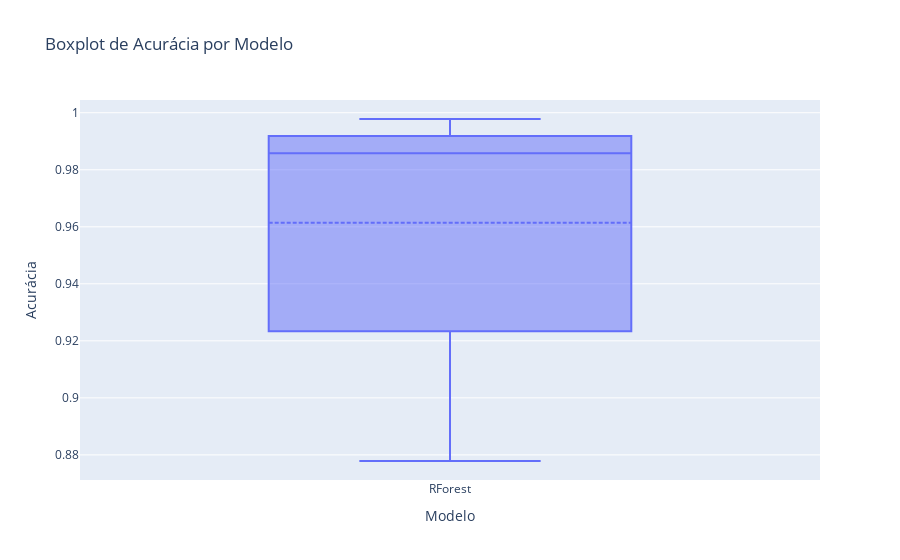
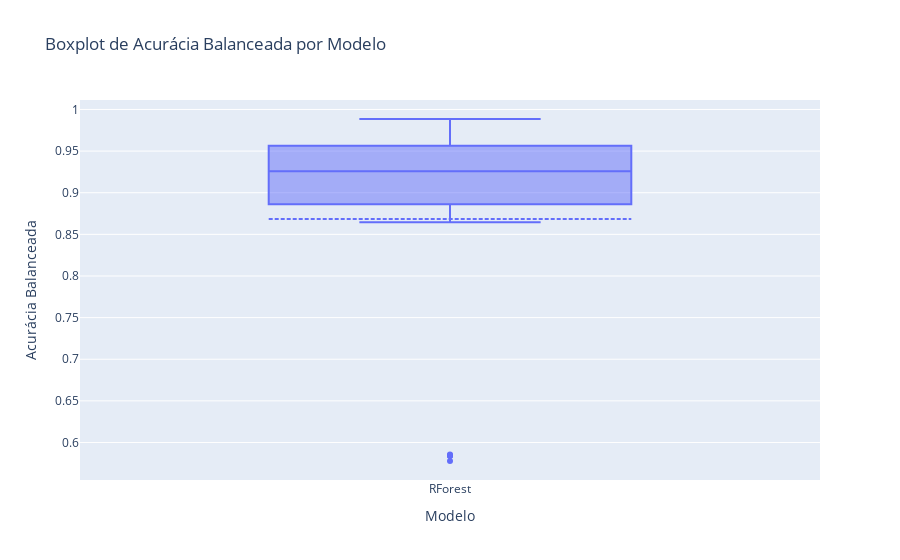
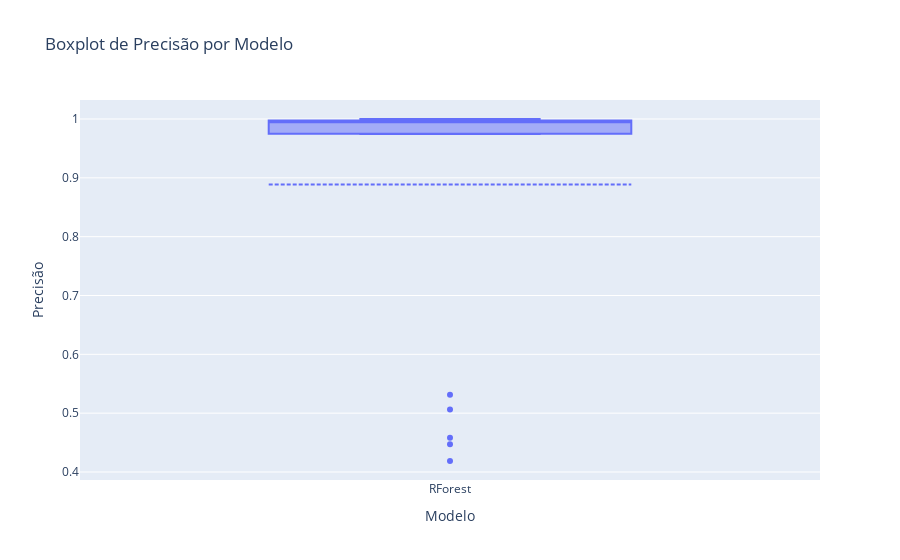
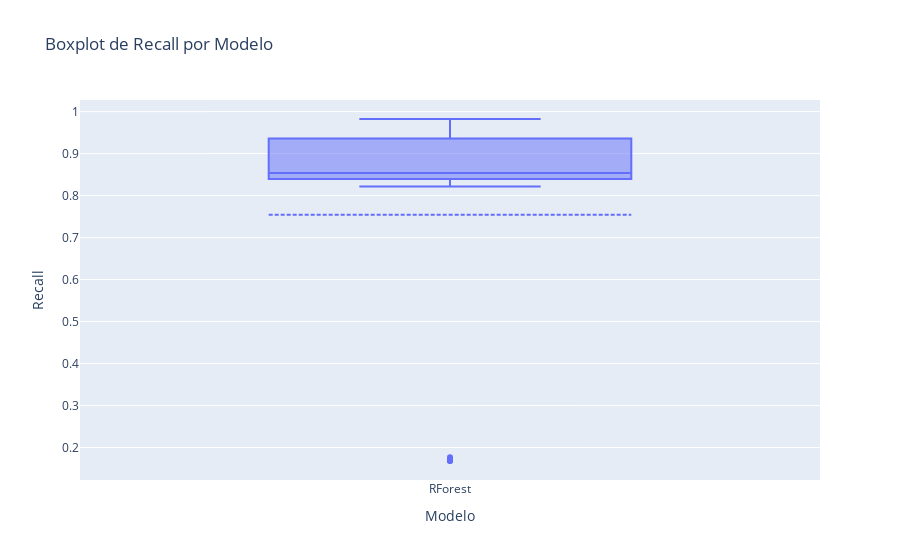

Here is the notebook cell these charts were saved with, in order:
### Code cell
import plotly.express as px
import pandas as pd

# Converter a lista de resultados em um DataFrame
df_resultadosr = pd.DataFrame(resultados)

# Especificar as métricas a serem plotadas
metricas = ['Acurácia', 'Acurácia Balanceada', 'Precisão', 'Recall', 'F1-score', 'MCC', 'Kappa de Cohen']

# Criar gráficos interativos para cada métrica
for metrica in metricas:
    fig = px.box(df_resultadosr, x='Nome', y=metrica, title=f'Boxplot de {metrica} por Modelo')
    fig.update_traces(boxmean=True)
    fig.update_xaxes(title_text='Modelo')
    fig.update_yaxes(title_text=metrica)
    fig.show()

### Figure 1 — Plotly figure (JSON) as saved in the notebook; plotly's stock layout.template omitted (floating-point values rounded to 4 significant figures)
{"data": [{"alignmentgroup": "True", "boxmean": true, "hovertemplate": "Nome=%{x}<br>Acurácia=%{y}<extra></extra>", "legendgroup": "", "marker": {"color": "#636efa"}, "name": "", "notched": false, "offsetgroup": "", "orientation": "v", "showlegend": false, "type": "box", "x": ["RForest", "RForest", "RForest", "RForest", "RForest", "RForest", "RForest", "RForest", "RForest", "RForest", "RForest", "RForest", "RForest", "RForest", "RForest", "RForest", "RForest", "RForest", "RForest", "RForest", "RForest", "RForest", "RForest", "RForest", "RForest"], "x0": " ", "xaxis": "x", "y": [0.9183, 0.9933, 0.9916, 0.9926, 0.991, 0.9103, 0.9958, 0.9975, 0.9973, 0.9978, 0.8779, 0.9849, 0.9854, 0.9858, 0.9861, 0.8885, 0.9827, 0.9865, 0.9863, 0.9862, 0.9052, 0.9232, 0.9235, 0.9235, 0.9235], "y0": " ", "yaxis": "y"}], "layout": {"boxmode": "group", "legend": {"tracegroupgap": 0}, "title": {"text": "Boxplot de Acurácia por Modelo"}, "xaxis": {"anchor": "y", "domain": [0, 1], "title": {"text": "Modelo"}}, "yaxis": {"anchor": "x", "domain": [0, 1], "title": {"text": "Acurácia"}}}}

### Figure 2 — Plotly figure (JSON) as saved in the notebook; plotly's stock layout.template omitted (floating-point values rounded to 4 significant figures)
{"data": [{"alignmentgroup": "True", "boxmean": true, "hovertemplate": "Nome=%{x}<br>Acurácia Balanceada=%{y}<extra></extra>", "legendgroup": "", "marker": {"color": "#636efa"}, "name": "", "notched": false, "offsetgroup": "", "orientation": "v", "showlegend": false, "type": "box", "x": ["RForest", "RForest", "RForest", "RForest", "RForest", "RForest", "RForest", "RForest", "RForest", "RForest", "RForest", "RForest", "RForest", "RForest", "RForest", "RForest", "RForest", "RForest", "RForest", "RForest", "RForest", "RForest", "RForest", "RForest", "RForest"], "x0": " ", "xaxis": "x", "y": [0.9265, 0.9676, 0.9552, 0.9606, 0.952, 0.9427, 0.9869, 0.9886, 0.9862, 0.9883, 0.8645, 0.9224, 0.9229, 0.924, 0.9248, 0.8932, 0.9102, 0.9272, 0.9267, 0.9259, 0.5778, 0.5842, 0.5857, 0.5841, 0.5839], "y0": " ", "yaxis": "y"}], "layout": {"boxmode": "group", "legend": {"tracegroupgap": 0}, "title": {"text": "Boxplot de Acurácia Balanceada por Modelo"}, "xaxis": {"anchor": "y", "domain": [0, 1], "title": {"text": "Modelo"}}, "yaxis": {"anchor": "x", "domain": [0, 1], "title": {"text": "Acurácia Balanceada"}}}}

### Figure 3 — Plotly figure (JSON) as saved in the notebook; plotly's stock layout.template omitted (floating-point values rounded to 4 significant figures)
{"data": [{"alignmentgroup": "True", "boxmean": true, "hovertemplate": "Nome=%{x}<br>Precisão=%{y}<extra></extra>", "legendgroup": "", "marker": {"color": "#636efa"}, "name": "", "notched": false, "offsetgroup": "", "orientation": "v", "showlegend": false, "type": "box", "x": ["RForest", "RForest", "RForest", "RForest", "RForest", "RForest", "RForest", "RForest", "RForest", "RForest", "RForest", "RForest", "RForest", "RForest", "RForest", "RForest", "RForest", "RForest", "RForest", "RForest", "RForest", "RForest", "RForest", "RForest", "RForest"], "x0": " ", "xaxis": "x", "y": [0.5313, 0.9902, 0.9973, 0.9979, 0.9973, 0.506, 0.978, 0.9955, 0.998, 0.9995, 0.4187, 0.988, 0.9943, 0.9971, 0.9994, 0.447, 0.9888, 0.9977, 0.9971, 0.9971, 0.4582, 0.9746, 0.9751, 0.9914, 1], "y0": " ", "yaxis": "y"}], "layout": {"boxmode": "group", "legend": {"tracegroupgap": 0}, "title": {"text": "Boxplot de Precisão por Modelo"}, "xaxis": {"anchor": "y", "domain": [0, 1], "title": {"text": "Modelo"}}, "yaxis": {"anchor": "x", "domain": [0, 1], "title": {"text": "Precisão"}}}}

### Figure 4 — Plotly figure (JSON) as saved in the notebook; plotly's stock layout.template omitted (floating-point values rounded to 4 significant figures)
{"data": [{"alignmentgroup": "True", "boxmean": true, "hovertemplate": "Nome=%{x}<br>Recall=%{y}<extra></extra>", "legendgroup": "", "marker": {"color": "#636efa"}, "name": "", "notched": false, "offsetgroup": "", "orientation": "v", "showlegend": false, "type": "box", "x": ["RForest", "RForest", "RForest", "RForest", "RForest", "RForest", "RForest", "RForest", "RForest", "RForest", "RForest", "RForest", "RForest", "RForest", "RForest", "RForest", "RForest", "RForest", "RForest", "RForest", "RForest", "RForest", "RForest", "RForest", "RForest"], "x0": " ", "xaxis": "x", "y": [0.9366, 0.9361, 0.9107, 0.9214, 0.9043, 0.9824, 0.9761, 0.9776, 0.9727, 0.9766, 0.8482, 0.8458, 0.8463, 0.8482, 0.8497, 0.899, 0.8214, 0.8546, 0.8536, 0.8521, 0.1767, 0.1689, 0.1718, 0.1684, 0.1679], "y0": " ", "yaxis": "y"}], "layout": {"boxmode": "group", "legend": {"tracegroupgap": 0}, "title": {"text": "Boxplot de Recall por Modelo"}, "xaxis": {"anchor": "y", "domain": [0, 1], "title": {"text": "Modelo"}}, "yaxis": {"anchor": "x", "domain": [0, 1], "title": {"text": "Recall"}}}}
